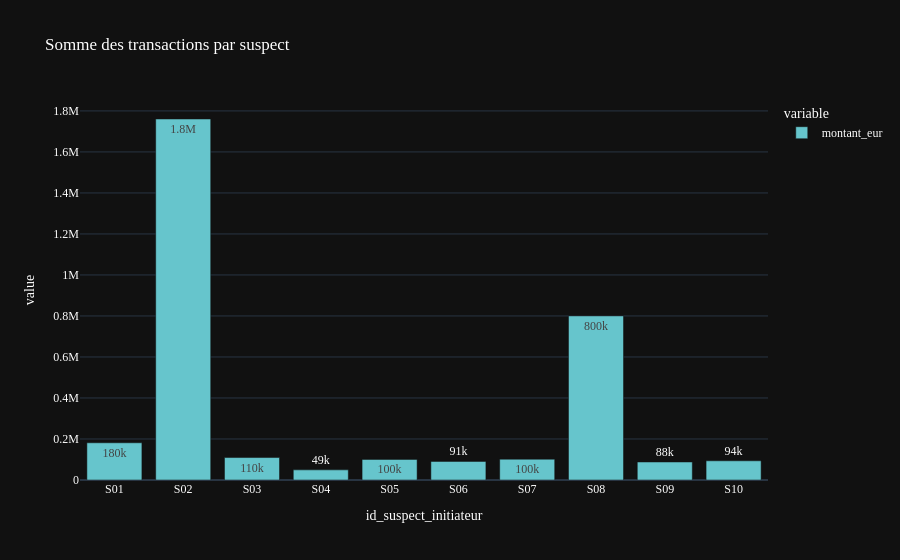

Notebook code cell kept with this figure:
### Markdown cell above
##### Doutes qui convergent vers S01 / S02 / S04

### Code cell
transactions_sum = transactions.groupby('id_suspect_initiateur')['montant_eur'].sum()

fig = px.bar(transactions_sum, title="Somme des transactions par suspect", template=THEME, color_discrete_sequence=palette,
             text_auto='.2s')
fig.show()

### Figure 1 — Plotly figure (JSON) as saved in the notebook; plotly's stock layout.template omitted (floating-point values rounded to 4 significant figures)
{"data": [{"hovertemplate": "variable=montant_eur<br>id_suspect_initiateur=%{x}<br>value=%{y}<extra></extra>", "legendgroup": "montant_eur", "marker": {"color": "rgb(102, 197, 204)", "pattern": {"shape": ""}}, "name": "montant_eur", "orientation": "v", "showlegend": true, "textposition": "auto", "texttemplate": "%{y:.2s}", "type": "bar", "x": ["S01", "S02", "S03", "S04", "S05", "S06", "S07", "S08", "S09", "S10"], "xaxis": "x", "y": [181500.0, 1761000.0, 109500.0, 49470.0, 100500.0, 90600.0, 101500.0, 800400.0, 87780.0, 93630.0], "yaxis": "y"}], "layout": {"barmode": "relative", "legend": {"title": {"text": "variable"}, "tracegroupgap": 0}, "title": {"text": "Somme des transactions par suspect"}, "xaxis": {"anchor": "y", "domain": [0, 1], "title": {"text": "id_suspect_initiateur"}}, "yaxis": {"anchor": "x", "domain": [0, 1], "title": {"text": "value"}}}}
